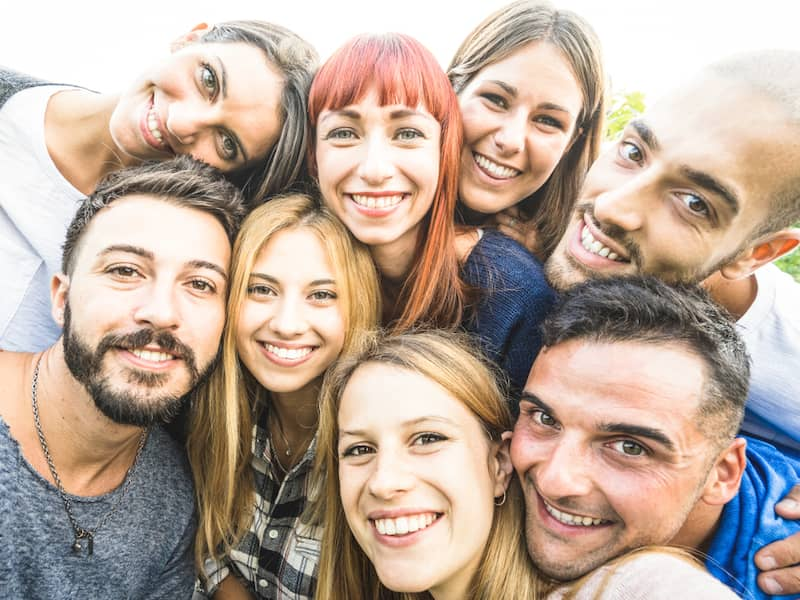
#> input picture coral_usb/models/detection/image/sample.jpg, 800 x 600 px, given in place of the camera
$ python face_detection.py
#> lines starting #> are read from the running program, lines starting #| are printed output that depends on the picture; after the words box and inside, x2 and y2 are one past the last pixel; in counts of white or black regions, pixels touching at a corner belong together
import time
import cv2 as cv

face_cascade = cv.CascadeClassifier('./haar/haarcascade_frontalface.xml')

def detect(color_img, detector):
    gray = cv.cvtColor(color_img, cv.COLOR_BGR2GRAY)
    faces = detector.detectMultiScale(gray, 1.3, 5)
    for (x,y,w,h) in faces:
        cv.rectangle(color_img,(x,y),(x+w,y+h),(255,0,0),2)
    return color_img

time.sleep(0.1)

prevTime = 0
cap = cv.VideoCapture(0)
rows, cols = 320, 320
cap.set(cv.CAP_PROP_FRAME_WIDTH, 320)
cap.set(cv.CAP_PROP_FRAME_HEIGHT, 320)
while(True):
    ret, frame = cap.read()
#> frame is the input picture: shape (600, 800, 3); mean B, G, R 154, 167.8, 187

    # 이미지의 중심점을 기준으로 90도 회전 하면서 0.5배 Scale
    M= cv.getRotationMatrix2D((cols/2, rows/2),180, 1)

    frame = cv.warpAffine(frame, M, (cols, rows))
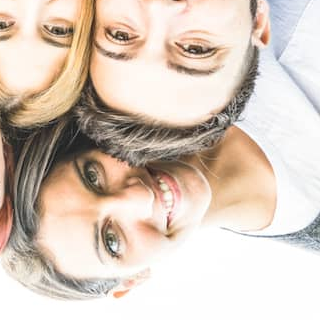
#> frame: shape (320, 320, 3); mean B, G, R 189.1, 201.2, 216.3
    # Insert FPS
    curTime = time.time()
    frame = detect(frame, face_cascade)
#> in detect, `gray = cv.cvtColor(color_img, cv.COLOR_BGR2GRAY)`:
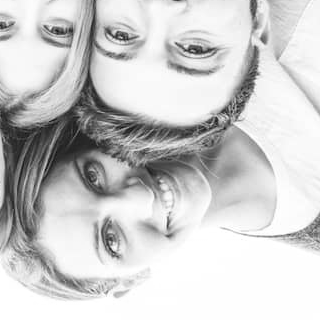
#> gray: shape (320, 320); min 15, max 255, mean 204.4
#> in detect, `faces = detector.detectMultiScale(gray, 1.3, 5)`: faces = ()
    sec = curTime - prevTime
    prevTime = curTime
    fps = 1/(sec)
    str = "FPS : %0.1f" % fps
    cv.putText(frame, str, (0, 30), cv.FONT_HERSHEY_SIMPLEX, 1, (0, 255, 0))
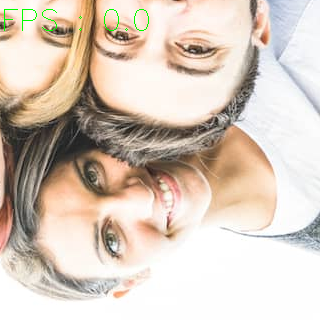
#> frame: shape (320, 320, 3); 0.26% of pixels changed, all inside (x1, y1, x2, y2) = (4, 9, 149, 31)

    # Display frame
    cv.imshow("Frame", frame)

    key = cv.waitKey(1) & 0xff
#> (key Esc is pressed here)
    if key==27:
        # Stop using ESC
        break
